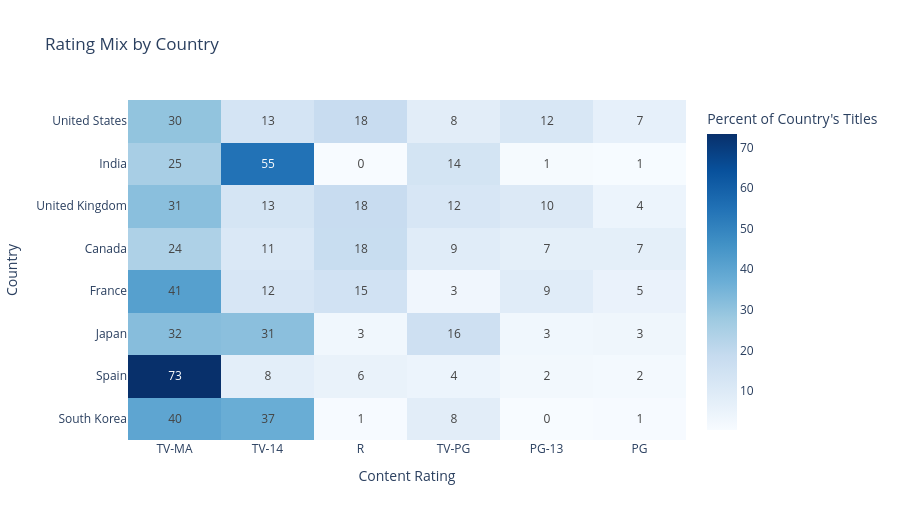

Notebook code for this chart:
### Markdown cell above
## Ratings and Genres across Countries and Content Types
**Research question:** How do genre and rating distributions differ across countries and content types?

Visualizations 3 and 5 answer part of this. Visualization 3 compares ratings for movies and TV shows. Visualization 5 compares genre mix across countries. Two pieces are still separate: ratings by country, and genres by content type.

**Rating mix by country.** The heatmap below uses the same percentage encoding as Visualization 5. Rows are the eight countries with the most titles. Columns are the most common ratings. Color is the share of that country's titles. A co-production is counted in each listed country.

On the full catalog: United States (3,690 titles): TV-MA 29.8%, R 17.9%, TV-14 13.5%; India (1,046 titles): TV-14 54.7%, TV-MA 25.4%, TV-PG 13.8%; United Kingdom (806 titles): TV-MA 31.4%, R 18.0%, TV-14 12.8%; Canada (445 titles): TV-MA 24.0%, R 17.8%, TV-14 11.0%; France (393 titles): TV-MA 41.5%, R 14.5%, TV-14 12.2%; Japan (318 titles): TV-MA 31.8%, TV-14 31.1%, TV-PG 15.7%; Spain (232 titles): TV-MA 73.3%, TV-14 7.8%, R 5.6%; South Korea (231 titles): TV-MA 39.8%, TV-14 37.2%, TV-PG 8.2%.

The United States, the United Kingdom, and Canada put a large share in TV-MA and another large share in R. India is different: TV-14 is the majority, at 54.7%. Spain is the most concentrated, with TV-MA on 73.3% of its titles. Japan and South Korea split more evenly between TV-MA and TV-14.

**Genre mix by content type.** Genre labels are mostly separate for movies and TV shows, so a shared genre heatmap would hide the split. Among 6,130 movies, International Movies cover 2,751 (44.9%) and Dramas cover 2,426 (39.6%). Among 2,676 TV shows, International TV Shows cover 1,351 (50.5%) and TV Dramas cover 763 (28.5%). The content-type filter on Visualization 7 shows this shift in the bar chart.

### Code cell
def _blank_figure(title, message):
    fig = go.Figure()
    fig.update_layout(
        title=title,
        annotations=[dict(
            text=message,
            showarrow=False,
            xref="paper",
            yref="paper",
            x=0.5,
            y=0.5,
        )],
        xaxis_visible=False,
        yaxis_visible=False,
    )
    return fig


def create_rating_by_country(data):
    countries = data.explode("country_list").copy()
    countries["country_list"] = countries["country_list"].astype(str).str.strip()
    countries = countries[~countries["country_list"].isin(["Unknown", ""])]
    countries = countries.drop_duplicates(["show_id", "country_list"])
    countries = countries[countries["rating"].ne("Unknown")]

    if countries.empty:
        return _blank_figure(
            "Rating Mix by Country",
            "No country and rating data available.",
        )

    top_countries = (
        countries.groupby("country_list")["show_id"]
        .nunique()
        .sort_values(ascending=False)
        .head(8)
        .index
    )
    countries = countries[countries["country_list"].isin(top_countries)]
    country_totals = countries.groupby("country_list")["show_id"].nunique()
    top_ratings = (
        countries.groupby("rating")["show_id"]
        .nunique()
        .sort_values(ascending=False)
        .head(6)
        .index
    )
    counts = (
        countries.groupby(["country_list", "rating"])["show_id"]
        .nunique()
        .unstack(fill_value=0)
    )
    counts = counts.reindex(index=top_countries, columns=top_ratings, fill_value=0)
    percents = counts.div(country_totals.reindex(counts.index), axis=0) * 100

    fig = px.imshow(
        percents,
        title="Rating Mix by Country",
        labels={
            "x": "Content Rating",
            "y": "Country",
            "color": "Percent of Country's Titles",
        },
        aspect="auto",
        text_auto=".0f",
        color_continuous_scale="Blues",
    )
    fig.update_layout(height=520)
    return fig


fig = create_rating_by_country(df)
fig.show()

### Figure 1 — Plotly figure (JSON) as saved in the notebook; plotly's stock layout.template omitted (floating-point values rounded to 4 significant figures)
{"data": [{"coloraxis": "coloraxis", "hovertemplate": "Content Rating: %{x}<br>Country: %{y}<br>Percent of Country's Titles: %{z}<extra></extra>", "name": "0", "texttemplate": "%{z:.0f}", "type": "heatmap", "x": ["TV-MA", "TV-14", "R", "TV-PG", "PG-13", "PG"], "xaxis": "x", "y": ["United States", "India", "United Kingdom", "Canada", "France", "Japan", "Spain", "South Korea"], "yaxis": "y", "z": [[29.86, 13.48, 17.9, 8.245, 11.74, 6.591], [25.43, 54.68, 0.478, 13.77, 1.052, 0.6692], [31.39, 12.78, 17.99, 12.16, 10.42, 4.342], [24.04, 11.01, 17.75, 8.764, 7.191, 7.416], [41.48, 12.21, 14.5, 3.053, 8.906, 5.344], [31.86, 31.23, 2.839, 15.77, 2.839, 3.47], [73.28, 7.759, 5.603, 4.31, 2.155, 1.724], [39.83, 37.23, 0.8658, 8.225, 0.4329, 0.8658]]}], "layout": {"coloraxis": {"autocolorscale": false, "colorbar": {"title": {"text": "Percent of Country's Titles"}}, "colorscale": [[0, "rgb(247,251,255)"], [0.125, "rgb(222,235,247)"], [0.25, "rgb(198,219,239)"], [0.375, "rgb(158,202,225)"], [0.5, "rgb(107,174,214)"], [0.625, "rgb(66,146,198)"], [0.75, "rgb(33,113,181)"], [0.875, "rgb(8,81,156)"], [1, "rgb(8,48,107)"]]}, "height": 520, "title": {"text": "Rating Mix by Country"}, "xaxis": {"anchor": "y", "domain": [0, 1], "title": {"text": "Content Rating"}}, "yaxis": {"anchor": "x", "autorange": "reversed", "domain": [0, 1], "title": {"text": "Country"}}}}
